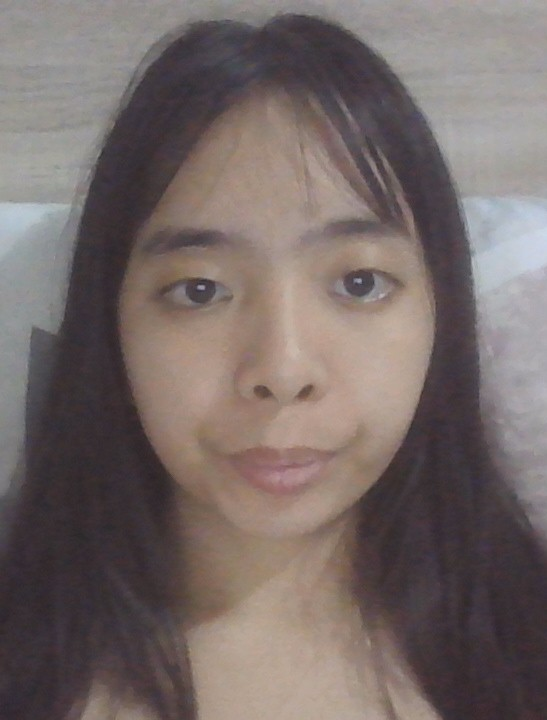
#> input picture FINAL_Activity 7. Performing Face Recognition/images/Keith/keith1.jpg, 547 x 720 px, found by its file name
$ python F_face_recognition.py
#> lines starting #> are read from the running program, lines starting #| are printed output that depends on the picture
### FINAL_Activity 7. Performing Face Recognition/read_images.py
import numpy as np
import os
import cv2

def read_images(dataset_path):
    images, labels = [], []
    person_id = 0

    for person_name in sorted(os.listdir(dataset_path)):
        person_folder = os.path.join(dataset_path, person_name)
        if not os.path.isdir(person_folder):
            continue

        for image_file in os.listdir(person_folder):
            image_path = os.path.join(person_folder, image_file)
            image = cv2.imread(image_path, cv2.IMREAD_GRAYSCALE)
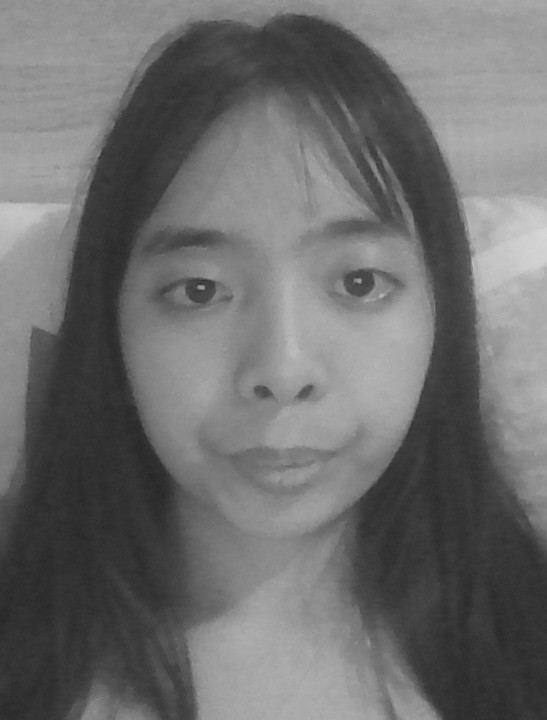
#> image: shape (720, 547); min 37, max 217, mean 109.2

            if image is None:
                print(f"Could not read {image_path}, skipping.")
                continue

            image = cv2.resize(image, (200, 200))
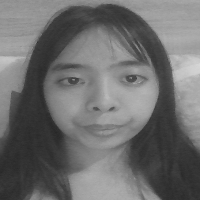
#> image: shape (200, 200); min 39, max 215, mean 109.2
            images.append(np.asarray(image, dtype=np.uint8))
            labels.append(person_id)

        person_id += 1
#> person_id = 1

    return np.array(images), np.array(labels)

# [3 lines that do not run on import are left out]

### FINAL_Activity 7. Performing Face Recognition/F_face_recognition.py
import numpy as np
import cv2
import sys
from read_images import read_images

def face_rec():
    names = ['Keith', 'Monic']

    data_path = r'C:\Users\Keith\Documents\Activity 7. Performing Face Recognition\images'
    face_images, face_labels = read_images(data_path)
    face_labels = np.asarray(face_labels, dtype=np.int32)

    recognizer = cv2.face.FisherFaceRecognizer_create()
#> (the run stopped early here; a loop or call above may not have finished)
